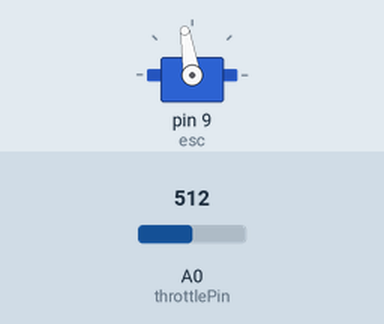
Recording of a sketch running on a simulated Arduino Uno, built with avr-gcc and run on an emulated ATmega328P. On the bench: servo. The test bench sets the inputs (shaded band); at power-on: A0 (throttlePin) = 512. What the sketch prints to the serial monitor is not drawn.

Above: at 1.2 s.
1.3 s: A0 (throttlePin) set to 716
At 1.9 s:
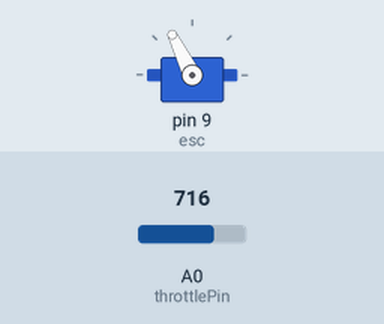
2.8 s: A0 (throttlePin) set to 900
At 3.1 s:
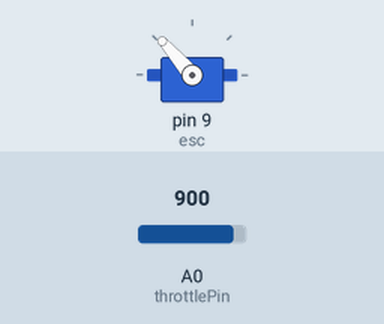
4.3 s: A0 (throttlePin) set to 1023
At 5.4 s:
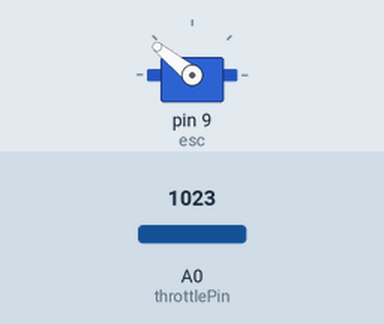
5.8 s: A0 (throttlePin) set to 122
At 6.6 s:
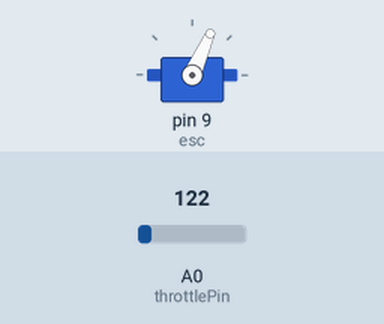
7.3 s: A0 (throttlePin) set to 0
At 7.7 s:
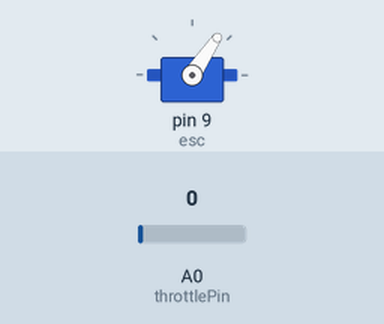
Timing chart, 0 to 9.8 s (numbered marks = the images above; inputs shaded):
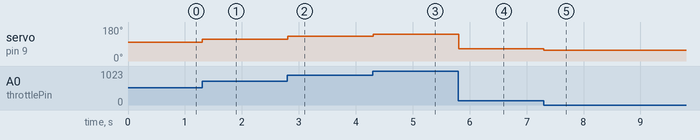

The sketch:

ESC_motor_control_demo.ino.ino
```cpp
#include <Servo.h>

Servo esc;
int throttlePin = 0;

void setup()
{
  Serial.begin(18000);
  esc.attach(9);
}

void loop()
{
  int throttle = analogRead(throttlePin);
  throttle = map(throttle, 0, 1023, 1120, 2000);
  Serial.println(throttle);
  esc.write(throttle);
}
```

Measured:
- after the input at 1.3 s, servo on pin 9 (esc): 99° → 116° at once
- after the input at 2.8 s, servo on pin 9 (esc): 116° → 131° at once
- after the input at 4.3 s, servo on pin 9 (esc): 131° → 141° at once
- after the input at 5.8 s, servo on pin 9 (esc): 141° → 66° at once
- after the input at 7.3 s, servo on pin 9 (esc): 66° → 56° at once
